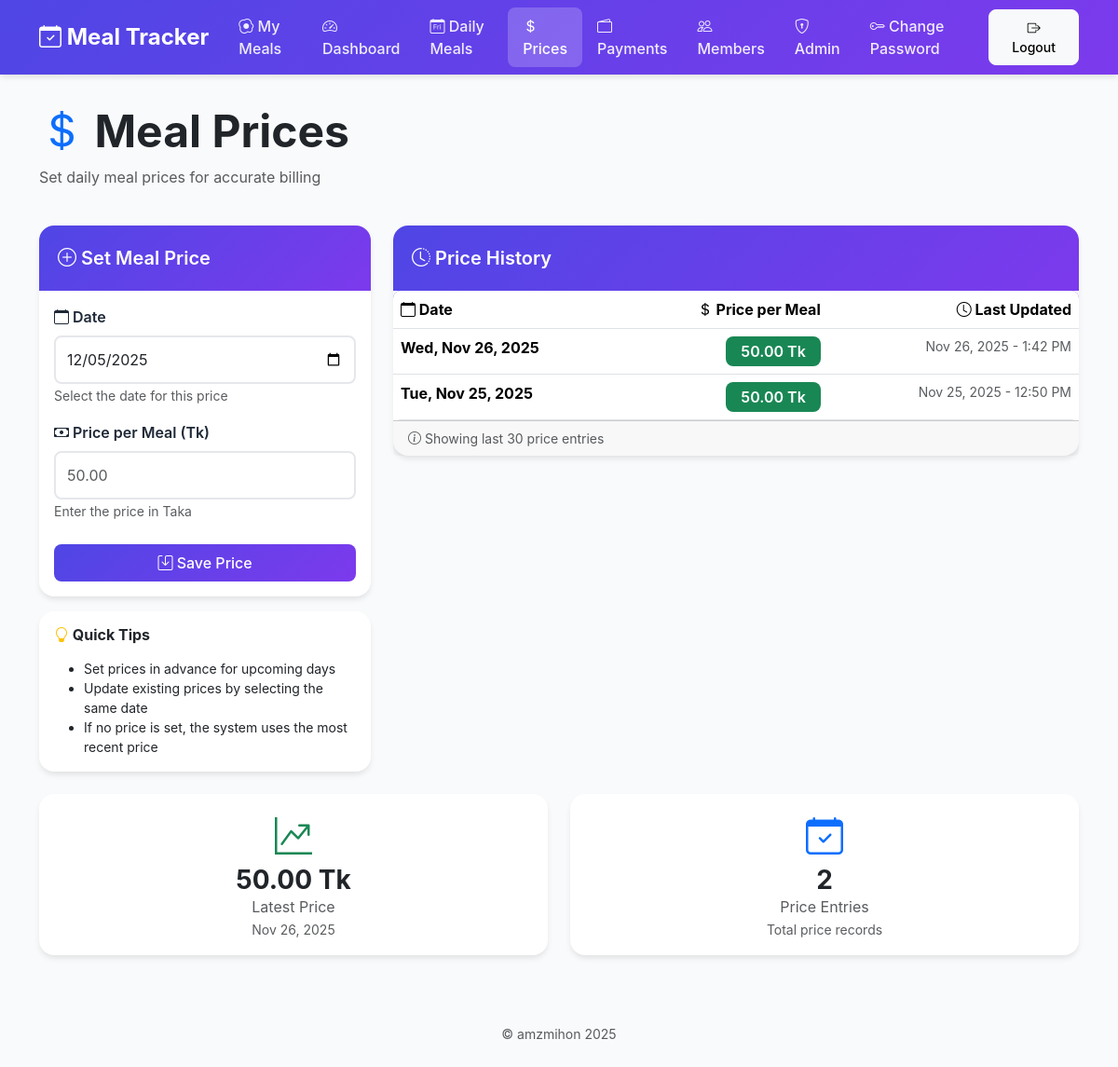
Page /manage-price/ (signed in) on the committed database.
### tracker/models.py (models this page shows, shortened)
class MealPrice(models.Model):
    date = models.DateField(unique=True)
    price_per_meal = models.DecimalField(max_digits=10, decimal_places=2)
    created_at = models.DateTimeField(auto_now_add=True)
    updated_at = models.DateTimeField(auto_now=True)
    class Meta:
        ordering = ['-date']

### tracker/views.py (the view, shortened to what this page needs)
# urls.py: path('manage-price/', views.manage_price, name='manage_price'),
@login_required
def manage_price(request):
    redirect_resp = _redirect_non_staff(request)
    if redirect_resp:
        return redirect_resp
    recent_prices = MealPrice.objects.all()[:30]
    context = {
        'recent_prices': recent_prices,
        'today': date.today()
    }
    return render(request, 'manage_price.html', context)

### tracker/views.py (called while the page is built)
def _redirect_non_staff(request):
    if not request.user.is_staff:
        messages.error(request, "Admin access required.")
        return redirect('my_meals')
    return None

### tracker/templates/manage_price.html (shortened to what this page needs)
{% extends 'base.html' %}
{% block content %}
<div class="row mb-4">
    <div class="col-12">
        <h1 class="display-5 fw-bold mb-2">
            <i class="bi bi-currency-dollar text-primary"></i> Meal Prices
        </h1>
        <p class="text-muted">Set daily meal prices for accurate billing</p>
    </div>
</div>
<div class="row">
    <div class="col-lg-4 mb-4">
        <div class="card">
            <div class="card-header">
                <i class="bi bi-plus-circle"></i> Set Meal Price
            </div>
            <div class="card-body">
                <form method="POST">
                    <div class="mb-3">
                        <label for="date" class="form-label">
                            <i class="bi bi-calendar"></i> Date
                        </label>
                        <input type="date" class="form-control" id="date" name="date" value="{{ today|date:'Y-m-d' }}"
                            required>
                        <small class="text-muted">Select the date for this price</small>
                    </div>
                    <div class="mb-4">
                        <label for="price" class="form-label">
                            <i class="bi bi-cash"></i> Price per Meal (Tk)
                        </label>
                        <input type="number" class="form-control" id="price" name="price" step="0.01" min="0"
                            placeholder="50.00" required>
                        <small class="text-muted">Enter the price in Taka</small>
                    </div>
                    <button type="submit" class="btn btn-primary w-100">
                        <i class="bi bi-save"></i> Save Price
                    </button>
                </form>
            </div>
        </div>
        <div class="card mt-3">
            <div class="card-body">
                <h6 class="fw-bold mb-3">
                    <i class="bi bi-lightbulb text-warning"></i> Quick Tips
                </h6>
                <ul class="small mb-0">
                    <li>Set prices in advance for upcoming days</li>
                    <li>Update existing prices by selecting the same date</li>
                    <li>If no price is set, the system uses the most recent price</li>
                </ul>
            </div>
        </div>
    </div>
    <div class="col-lg-8 mb-4">
        <div class="card">
            <div class="card-header">
                <i class="bi bi-clock-history"></i> Price History
            </div>
            <div class="card-body p-0">
                <div class="table-responsive">
                    <table class="table table-hover mb-0">
                        <thead>
                            <tr>
                                <th><i class="bi bi-calendar"></i> Date</th>
                                <th class="text-end"><i class="bi bi-currency-dollar"></i> Price per Meal</th>
                                <th class="text-end"><i class="bi bi-clock"></i> Last Updated</th>
                            </tr>
                        </thead>
                        <tbody>
                            {% for price in recent_prices %}
                            <tr>
                                <td>
                                    <strong>{{ price.date|date:"D, M d, Y" }}</strong>
                                </td>
                                <td class="text-end">
                                    <span class="badge bg-success fs-6">{{ price.price_per_meal }} Tk</span>
                                </td>
                                <td class="text-end text-muted small">
                                    {{ price.updated_at|date:"M d, Y - g:i A" }}
                                </td>
                            </tr>
                            {% endfor %}
                        </tbody>
                    </table>
                </div>
            </div>
            {% if recent_prices %}
            <div class="card-footer text-muted small">
                <i class="bi bi-info-circle"></i> Showing last 30 price entries
            </div>
            {% endif %}
        </div>
    </div>
</div>
{% if recent_prices %}
<div class="row">
    <div class="col-md-6 mb-3">
        <div class="card">
            <div class="card-body text-center">
                <i class="bi bi-graph-up-arrow text-success fs-1 mb-2"></i>
                <h3 class="fw-bold mb-0">
                    {{ recent_prices.first.price_per_meal }} Tk
                </h3>
                <p class="text-muted mb-0">Latest Price</p>
                <small class="text-muted">{{ recent_prices.first.date|date:"M d, Y" }}</small>
            </div>
        </div>
    </div>
    <div class="col-md-6 mb-3">
        <div class="card">
            <div class="card-body text-center">
                <i class="bi bi-calendar-check text-primary fs-1 mb-2"></i>
                <h3 class="fw-bold mb-0">
                    {{ recent_prices|length }}
                </h3>
                <p class="text-muted mb-0">Price Entries</p>
                <small class="text-muted">Total price records</small>
            </div>
        </div>
    </div>
</div>
{% endif %}
{% endblock %}

### tracker/templates/base.html (shortened to what this page needs)
<!DOCTYPE html>
<html lang="en">
<head>
    <link href="https://cdn.jsdelivr.net/npm/bootstrap@5.3.2/dist/css/bootstrap.min.css" rel="stylesheet">
    <link rel="stylesheet" href="https://cdn.jsdelivr.net/npm/bootstrap-icons@1.11.1/font/bootstrap-icons.css">
</head>
<body>
    <nav class="navbar navbar-expand-lg navbar-dark">
        <div class="container">
            <a class="navbar-brand" href="{% if user.is_authenticated and not user.is_staff %}{% url 'my_meals' %}{% else %}{% url 'dashboard' %}{% endif %}">
                <i class="bi bi-calendar-check"></i> Meal Tracker
            </a>
            <div class="collapse navbar-collapse" id="navbarNav">
                <ul class="navbar-nav ms-auto align-items-lg-center">
                    {% if user.is_authenticated %}
                    <li class="nav-item">
                        <a class="nav-link {% if request.resolver_match.url_name == 'my_meals' %}active{% endif %}"
                            href="{% url 'my_meals' %}">
                            <i class="bi bi-egg-fried"></i> My Meals
                        </a>
                    </li>
                    {% if user.is_staff %}
                        <li class="nav-item">
                            <a class="nav-link {% if request.resolver_match.url_name == 'dashboard' %}active{% endif %}"
                                href="{% url 'dashboard' %}">
                                <i class="bi bi-speedometer2"></i> Dashboard
                            </a>
                        </li>
                        <li class="nav-item">
                            <a class="nav-link {% if request.resolver_match.url_name == 'daily_meals' %}active{% endif %}"
                                href="{% url 'daily_meals' %}">
                                <i class="bi bi-calendar-day"></i> Daily Meals
                            </a>
                        </li>
                        <li class="nav-item">
                            <a class="nav-link {% if request.resolver_match.url_name == 'manage_price' %}active{% endif %}"
                                href="{% url 'manage_price' %}">
                                <i class="bi bi-currency-dollar"></i> Prices
                            </a>
                        </li>
                        <li class="nav-item">
                            <a class="nav-link {% if request.resolver_match.url_name == 'manage_payments' %}active{% endif %}"
                                href="{% url 'manage_payments' %}">
                                <i class="bi bi-wallet2"></i> Payments
                            </a>
                        </li>
                        <li class="nav-item">
                            <a class="nav-link {% if request.resolver_match.url_name == 'manage_members' %}active{% endif %}"
                                href="{% url 'manage_members' %}">
                                <i class="bi bi-people"></i> Members
                            </a>
                        </li>
                        <li class="nav-item">
                            <a class="nav-link" href="{% url 'admin:index' %}">
                                <i class="bi bi-shield-lock"></i> Admin
                            </a>
                        </li>
                    {% endif %}
                    <li class="nav-item">
                        <a class="nav-link {% if request.resolver_match.url_name == 'password_change' %}active{% endif %}"
                            href="{% url 'password_change' %}">
                            <i class="bi bi-key"></i> Change Password
                        </a>
                    </li>
                    <li class="nav-item">
                        <form method="post" action="{% url 'logout' %}" class="d-lg-inline">
                            <button type="submit" class="btn btn-light btn-sm ms-lg-2 mt-2 mt-lg-0">
                                <i class="bi bi-box-arrow-right"></i> Logout
                            </button>
                        </form>
                    </li>
                    {% endif %}
                </ul>
            </div>
        </div>
    </nav>
    <div class="toast-container position-fixed top-0 end-0 p-3" style="z-index: 9999;" id="toastContainer">
    </div>
    <div class="main-content">
        <div class="container">
            {% block content %}{% endblock %}
        </div>
    </div>
    <footer class="text-center py-4 text-muted mt-auto">
        <small>&copy; amzmihon 2025</small>
    </footer>
</body>
</html>

### tracker/templates/base.html (style rules this page uses)
:root { --primary-color: #4f46e5; --secondary-color: #7c3aed; --success-color: #10b981; --danger-color: #ef4444; --warning-color: #f59e0b; --dark-bg: #1f2937; --light-bg: #f9fafb; }
body { font-family: 'Inter', -apple-system, BlinkMacSystemFont, 'Segoe UI', sans-serif; background-color: var(--light-bg); min-height: 100vh; display: flex; flex-direction: column; }
.navbar { background: linear-gradient(135deg, var(--primary-color) 0%, var(--secondary-color) 100%); box-shadow: 0 4px 6px -1px rgba(0, 0, 0, 0.1); }
.navbar-brand { font-weight: 700; font-size: 1.5rem; color: white !important; }
.nav-link { color: rgba(255, 255, 255, 0.9) !important; font-weight: 500; transition: all 0.3s ease; padding: 0.5rem 1rem !important; border-radius: 0.5rem; }
.nav-link.active { background-color: rgba(255, 255, 255, 0.2) !important; color: white !important; }
.main-content { padding: 2rem 0; flex: 1; }
.card { border: none; border-radius: 1rem; box-shadow: 0 4px 6px -1px rgba(0, 0, 0, 0.1); transition: all 0.3s ease; }
.card-header { background: linear-gradient(135deg, var(--primary-color) 0%, var(--secondary-color) 100%); color: white; border: none; border-radius: 1rem 1rem 0 0 !important; padding: 1.25rem; font-weight: 600; font-size: 1.25rem; }
.btn { border-radius: 0.5rem; font-weight: 500; padding: 0.5rem 1.5rem; transition: all 0.3s ease; }
.btn-primary { background: linear-gradient(135deg, var(--primary-color) 0%, var(--secondary-color) 100%); border: none; }
.table { border-radius: 0.5rem; overflow: hidden; }
.table thead { background: linear-gradient(135deg, var(--primary-color) 0%, var(--secondary-color) 100%); color: white; }
.table tbody tr { transition: all 0.2s ease; }
.badge { padding: 0.5rem 1rem; border-radius: 0.5rem; font-weight: 600; }
.form-control, .form-select { border-radius: 0.5rem; border: 2px solid #e5e7eb; padding: 0.75rem; transition: all 0.3s ease; }
.form-label { font-weight: 600; color: var(--dark-bg); margin-bottom: 0.5rem; }

### rows in the picture
MealPrice: date "Wed, Nov 26, 2025", price_per_meal "50.00", updated_at "Nov 26, 2025 - 1:42 PM", first.price_per_meal "50.00", first "Nov 26, 2025"
MealPrice: date "Tue, Nov 25, 2025", price_per_meal "50.00", updated_at "Nov 25, 2025 - 12:50 PM"

### other values in the picture
{{ recent_prices|length }} "2"
